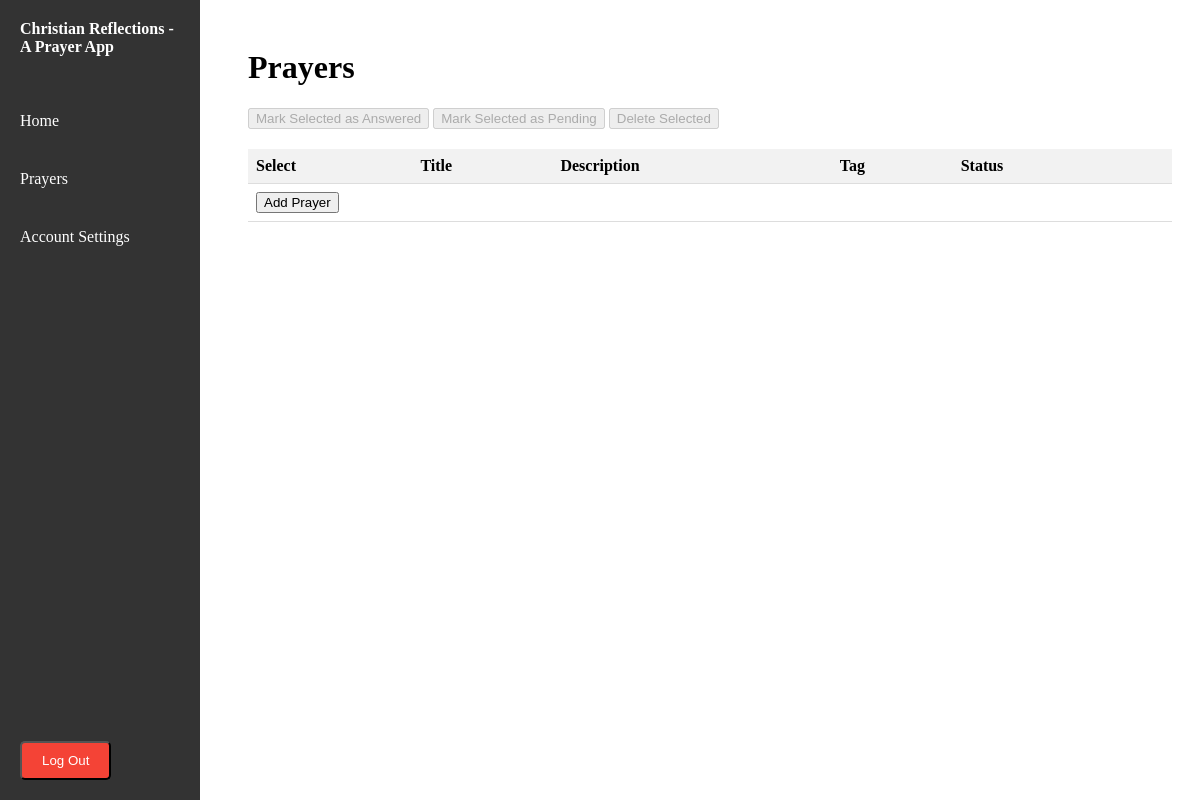
Page /prayers (signed in) on the earlier database version.
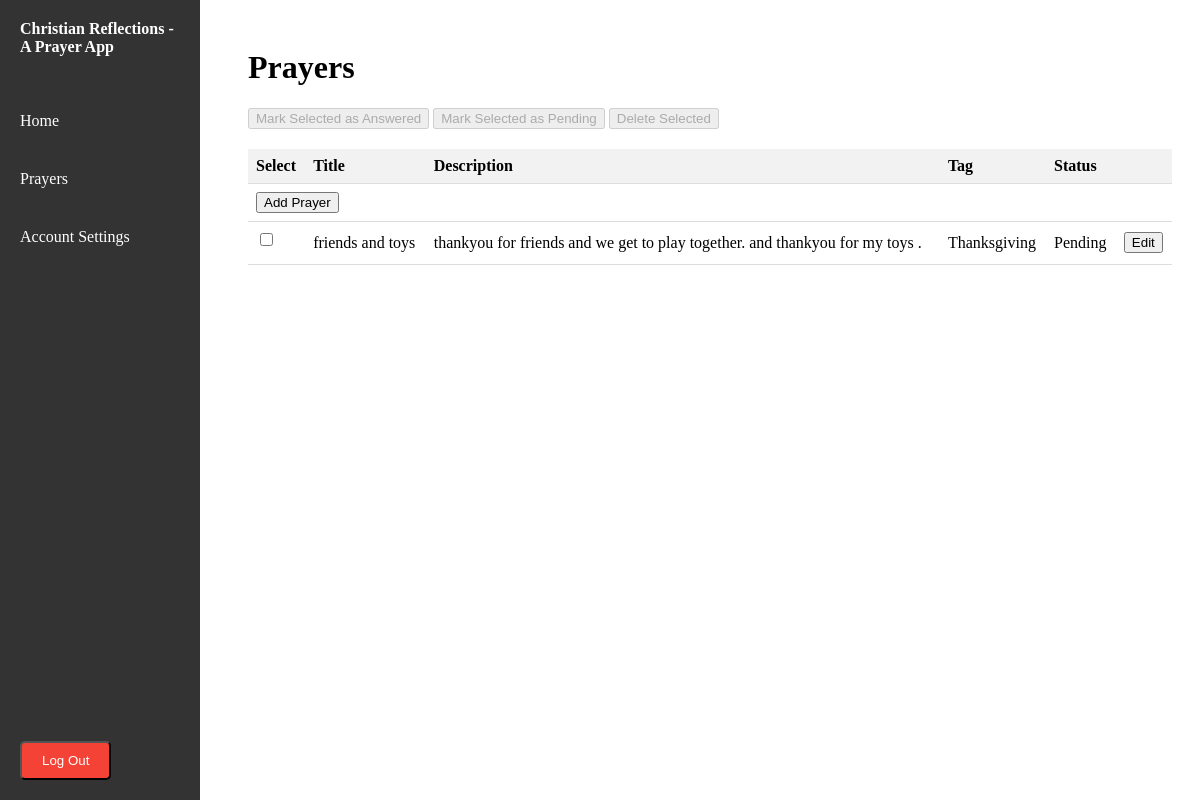
Same page on the later database version.
### app.py (models this page shows, shortened)
class Prayer(db.Model):
    id = db.Column(db.Integer, primary_key=True)
    user_id = db.Column(db.Integer, db.ForeignKey('user.id'), nullable=False)
    title = db.Column(db.String(100),nullable=False)
    description = db.Column(db.Text, nullable=False)
    answered = db.Column(db.Boolean, default=False)
    archived = db.Column(db.Boolean, default=False)
    created_at = db.Column(db.DateTime, default=current_utc_time)
    last_modified = db.Column(db.DateTime, default=current_utc_time, onupdate=current_utc_time)
    answered_at = db.Column(db.DateTime)
    tag_id = db.Column(db.Integer, db.ForeignKey('tag.id'), nullable=False)
    user = db.relationship('User', backref=db.backref('prayers', lazy=True))
    tag =  db.relationship('Tag', backref=db.backref('prayers', lazy=True))
    history = db.relationship('PrayerHistory', back_populates='prayer', cascade='all, delete-orphan')
    answered_prayer = db.relationship('AnsweredPrayer', back_populates='original_prayer', uselist = False, cascade='all, delete-orphan')

class Tag(db.Model):
    id = db.Column(db.Integer, primary_key = True)
    name = db.Column(db.String(50), nullable = False, unique=True)

### app.py (the view)
@app.route('/prayers')
@login_required
def view_prayers():
    user_id = current_user.id
    user_prayers = Prayer.query.filter_by(user_id=user_id).all()
    return render_template('prayers.html', prayers = user_prayers, categories=prayer_categories)

### app.py (called while the page is built)
@login_manager.user_loader
def load_user(user_id):
    return db.session.get(User,int(user_id))

### templates/prayers.html (shortened to what this page needs)
{% extends 'base.html' %}
{% block content %}
    <h1>Prayers</h1>
    <div class="action-buttons">
        <button id="markAnsweredBtn" disabled>Mark Selected as Answered</button>
        <button id="markPendingBtn" disabled>Mark Selected as Pending</button>
        <button id="deleteBtn" disabled>Delete Selected</button>
    </div>
    <table class="prayer-table">
        <thead>
            <tr>
                <th>Select</th>
                <th>Title</th>
                <th>Description</th>
                <th>Tag</th>
                <th>Status</th>
                <th></th>
            </tr>
        </thead>
        <tbody>
            <tr>
                <td colspan="6">
                    <button onclick="toggleAddPrayerForm()">Add Prayer</button>
                </td>
            </tr>
            {% for prayer in prayers %}
            <tr>
                <td><input type="checkbox" name="selectedPrayers" value="{{ prayer.id }}"></td>
                <td>
                    <span id="title-{{ prayer.id }}" class="editable">{{ prayer.title }}</span>
                </td>
                <td>
                    <span id="description-{{ prayer.id }}" class="editable">{% if prayer.answered %}Thank you for answering my prayer of {{prayer.title}}.{% else %}{{ prayer.description }}{% endif %}</span>
                </td>
                <td>
                    <span id="tag-{{ prayer.id }}" class="editable">{{ prayer.tag.name }}</span>
                </td>
                <td>
                    <span id="status-{{ prayer.id }}" class="editable">{{ "Answered" if prayer.answered else "Pending" }}</span>
                </td>
                <td>
                    {% set editUrl = url_for('edit_prayer', prayer_id=prayer.id, prev_url=request.url) %}
                    <button onclick="window.location.href='{{ editUrl }}';" class="edit-btn">Edit</button>
                </td>
            </tr>
            {% endfor %}
        </tbody>
    </table>
{% endblock %}

### templates/base.html (shortened to what this page needs)
<!DOCTYPE html>
<html lang="en">
<head>
    <link rel="stylesheet" href="{{ url_for('static', filename='css/styles.css') }}">
</head>
<body>
    <div class="navbar">
        <div class="navbar-brand">Christian Reflections - A Prayer App</div>
        <nav>
            <ul>
                <li><a href="{{ url_for('index') }}">Home</a></li>
                {% if current_user.is_authenticated %}
                    <li><a href="{{ url_for('view_prayers') }}">Prayers</a></li>
                    <li><a href="{{ url_for('account_settings') }}">Account Settings</a></li>
                {% endif %}
            </ul>
        </nav>
        <div class="login-logout-container">
            {% if current_user.is_authenticated %}
                <form action="{{ url_for('logout') }}" method="GET">
                    <button type="submit" class="logout-btn">Log Out</button>
                </form>
            {% elif '/signup' in request.path %}
                <a href="{{ url_for('login') }}" class="login-signup-btn">Login</a>
            {% else %}
                <a href="{{ url_for('signup') }}" class="login-signup-btn">Sign Up</a>
            {% endif %}
        </div>
    </div>
    <div class="content">
        {% block content %}
        {% endblock %}
    </div>
</body>
</html>

### static/css/styles.css (style rules this page uses)
label, input { display: block; margin-bottom: 10px; }
.prayer-table { width:100%; border-collapse: collapse; margin-top: 20px; }
.prayer-table th, .prayer-table td { padding: 8px; text-align: left; border-bottom: 1px solid #ddd; }
.prayer-table th { background-color: #f2F2F2; }
.prayer-table td:nth-child(2) { white-space: nowrap; overflow: hidden; text-overflow: ellipsis; }
.navbar { position: fixed; top: 0; left: 0; width: 200px; height: 100%; background-color: #333; color: #fff; display: flex; flex-direction: column; justify-content: flex-start; padding-bottom: 20px; }
.navbar-brand { padding: 20px; font-weight: bold; }
nav ul { list-style-type: none; padding: 0; }
nav ul li { padding: 10px 0; }
nav ul li a { display: block; padding: 10px 20px; color: #fff; text-decoration: none; }
.logout-btn, .login-signup-btn { position:absolute; bottom: 20px; margin: 20px; background-color: #f44336; color: white; padding: 10px 20px; text-decoration: none; border-radius: 5px; }
.content { margin-left: 220px; padding: 20px; }

Differences in the rows shown:
added Prayer: title "friends and toys", description "thankyou for friends and we get to play together. and thankyou for my toys .", tag.name "Thanksgiving", answered "Pending"
